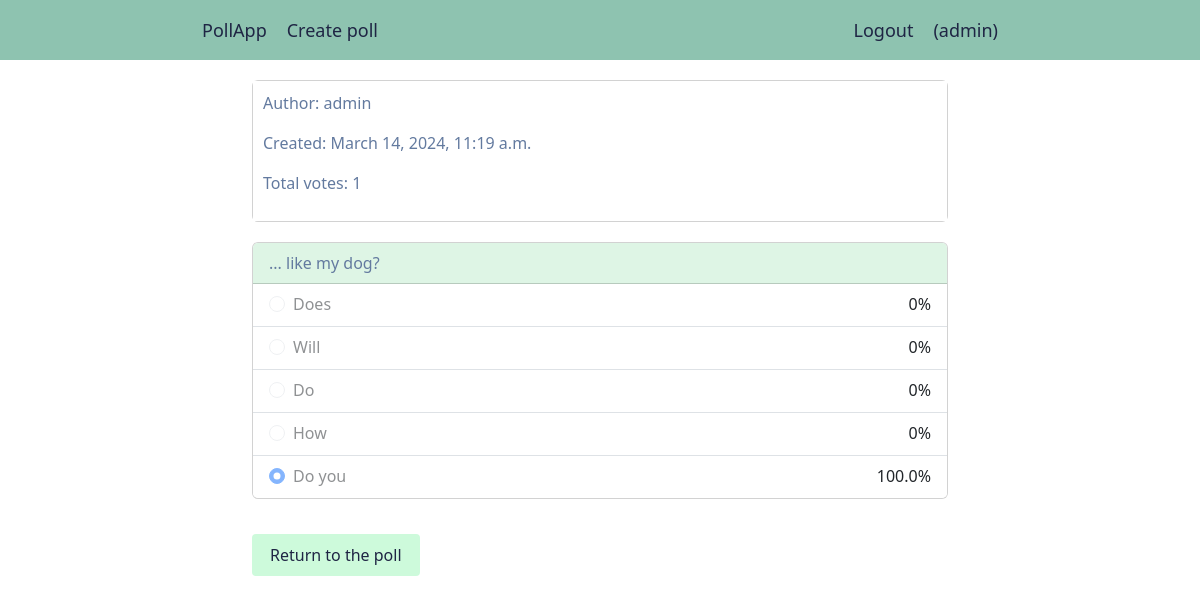
/poll/detail/12/result/ (signed in), run on the app's committed database.
### users/models.py (models this page shows, shortened)
class CustomUser(AbstractUser):
    selected_choices = models.ManyToManyField(Choice, related_name='users')
    def get_selected_choice(
        self, queryset: models.QuerySet
    ) -> Optional[Choice]:
        selected_choice = self.selected_choices.filter(
            id__in=queryset.values('id')
        ).first()
        return selected_choice

### poll/models.py (models this page shows, shortened)
class Poll(models.Model):
    owner = models.ForeignKey(
        settings.AUTH_USER_MODEL, on_delete=models.CASCADE
    )
    votes = models.PositiveIntegerField(default=0)
    title = models.CharField(max_length=300, blank=False)
    description = models.TextField(blank=True)
    created = models.DateTimeField(auto_now_add=True)
    class Meta:
        ordering = ['-created']
    def get_result(self) -> dict['Choice', float]:
        result = {}
        choices = self.choices.all()
        for choice in choices:
            if not choice.votes or not self.votes:
                result[choice] = 0
            else:
                result[choice] = round((choice.votes / self.votes) * 100, 2)
        return result

class Choice(models.Model):
    poll = models.ForeignKey(
        Poll, on_delete=models.CASCADE, related_name='choices'
    )
    choice = models.CharField(max_length=200)
    votes = models.PositiveIntegerField(default=0)

### poll/views.py (the view)
# urls.py: path('detail/<pk>/result/', views.PollResultView.as_view(), name='result'),
class PollResultView(TemplateResponseMixin, View):
    template_name = 'polls/result.html'
    poll = None
    def dispatch(self, request, *args, **kwargs):
        self.poll = self.get_object(kwargs.get('pk'))
        return super().dispatch(request, *args, **kwargs)
    def get_object(self, pk: int) -> None:
        return Poll.objects.select_related('owner').get(id=pk)
    def get_selected_choice(self, user, queryset):
        return user.get_selected_choice(queryset)
    def get(self, request, pk):
        selected_choice = self.get_selected_choice(
            request.user, self.poll.choices.all()
        )
        context = {
            'poll': self.poll,
            'result': self.poll.get_result(),
            'selected_choice': selected_choice,
        }
        return self.render_to_response(context)

### poll/templates/polls/result.html (shortened to what this page needs)
{% extends "base.html" %}
{% block content %}
	<div class="card">
  	<div class="card-body card-info">
    	<p>Author: {{ poll.owner }}</p>
    	<p>Created: {{ poll.created }}</p>
    	<p>Total votes: {{ poll.votes }}</p>
  	</div>
	</div>
	<div class="card">
		<div class="card-header">
	  	{{ poll.title }}
		</div>
	    <ul class="list-group list-group-flush">
		    {% for choice, value in result.items %}
				  <li class="list-group-item">
				    <div class="form-check form-check-inline">
			  			<input class="form-check-input" type="radio" name="choices" id="{{ choice.id }}" value="{{ choice.id }}"
			  			{% if selected_choice.id == choice.id %}checked disabled{% else %}disabled{% endif %}>
			  			<label class="form-check-label" for="{{ choice.id }}">
			  				{{ choice.choice }}
			  			</label>
						</div>
						{{ value }}%
					</li>
		    {% endfor %}
		  </ul>
	</div>
	<a href="{% url 'poll:detail' poll.id %}" class="btn btn-mint">Return to the poll</a>
{% endblock %}

### poll/templates/base.html (shortened to what this page needs)
{% load django_bootstrap5 %}
{% load static %}
<!DOCTYPE html>
<html>
<head>
	{% bootstrap_css %}
	<link rel="stylesheet" type="text/css" href="{% static 'css/base.css' %}">
</head>
<body>
	<ul class="nav-bar">
		<a href="{% url 'poll:list' %}" class="nav-item">PollApp</a>
		{% if request.user.is_authenticated %}
			<a href="{% url 'poll:create' %}" class="nav-item">Create poll</a>
			<a href="{% url 'users:logout' %}" class="nav-auth">Logout</a>
			<li class="nav-item">({{ request.user.username }})</li>
		{% else %}
			<a href="{% url 'users:login' %}" class="nav-auth">Login</a>
			<a href="{% url 'users:registration' %}" class="nav-auth">Registration</a>
		{% endif %}
	</ul>
	<div class="container">
		{% block content %}
		{% endblock %}
	</div>
</body>
</html>

### poll/static/css/base.css (style rules this page uses)
.nav-bar { background-color: #8EC3B0; width: 100%; height: 60px; margin-bottom: 20px; padding-left: 16%; padding-right: 16%; list-style: none; display: flex; justify-content: space-between; align-items: center; }
.nav-item, .nav-auth { text-decoration: none; font-size: 18px; font-weight: 500; color: #1F2544; padding: 0 10px; white-space: nowrap; text-overflow: ellipsis; }
.nav-auth { margin-left: auto; }
.container { max-width: 60%; }
.card { color: #1F2544; margin-bottom: 20px; }
.card-header { background-color: #DEF5E5; color: #637A9F !important; }
.card-body { background-color: #BCEAD5; color: #637A9F !important; }
.btn-mint { display: inline-block; background-color: #CDFADB; color: #1F2544; padding: 8px 17px 8px 17px; border-radius: .25rem; margin: 15px 10px 15px 0px; }
.card-info { background-color: #ffff; padding: 10px; }
.list-group-item { display: flex; justify-content: space-between; }

### data on the page
CustomUser: user.username "admin"
Poll: owner "admin", created "March 14, 2024, 11:19 a.m.", votes "1", title "... like my dog?"
Choice: choices "☐ Does", choice "Does", votes "0"
Choice: choices "☐ Will", choice "Will", votes "0"
Choice: choices "☐ Do", choice "Do", votes "0"
Choice: choices "☐ How", choice "How", votes "0"
Choice: choices "☑ Do you", choice "Do you", value "100.0"
